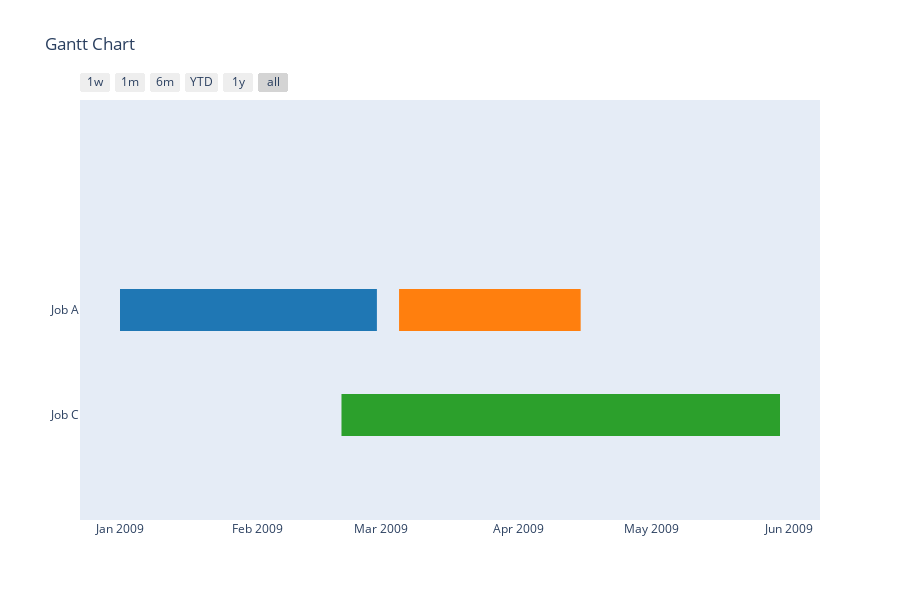

Notebook code for this chart:
### Code cell
import plotly.figure_factory as ff

df = [dict(Task="Job A", Start='2009-01-01', Finish='2009-02-28'),
      dict(Task="Job A", Start='2009-03-05', Finish='2009-04-15'),
      dict(Task="Job C", Start='2009-02-20', Finish='2009-05-30')]

fig = ff.create_gantt(df,group_tasks=True)
fig.show()

### Figure 1 — Plotly figure (JSON) as saved in the notebook; plotly's stock layout.template omitted (floating-point values rounded to 4 significant figures)
{"data": [{"fill": "toself", "fillcolor": "rgb(255, 127, 14)", "hoverinfo": "name", "legendgroup": "rgb(255, 127, 14)", "mode": "none", "name": "Job A", "type": "scatter", "x": ["2009-03-05", "2009-04-15", "2009-04-15", "2009-03-05"], "y": [0.8, 0.8, 1.2, 1.2]}, {"fill": "toself", "fillcolor": "rgb(31, 119, 180)", "hoverinfo": "name", "legendgroup": "rgb(31, 119, 180)", "mode": "none", "name": "Job A", "type": "scatter", "x": ["2009-01-01", "2009-02-28", "2009-02-28", "2009-01-01"], "y": [0.8, 0.8, 1.2, 1.2]}, {"fill": "toself", "fillcolor": "rgb(44, 160, 44)", "hoverinfo": "name", "legendgroup": "rgb(44, 160, 44)", "mode": "none", "name": "Job C", "type": "scatter", "x": ["2009-02-20", "2009-05-30", "2009-05-30", "2009-02-20"], "y": [-0.2, -0.2, 0.2, 0.2]}, {"legendgroup": "rgb(255, 127, 14)", "marker": {"color": "rgb(255, 127, 14)", "opacity": 0, "size": 1}, "mode": "markers", "name": "", "showlegend": false, "text": [null, null], "type": "scatter", "x": ["2009-03-05", "2009-04-15"], "y": [1, 1]}, {"legendgroup": "rgb(31, 119, 180)", "marker": {"color": "rgb(31, 119, 180)", "opacity": 0, "size": 1}, "mode": "markers", "name": "", "showlegend": false, "text": [null, null], "type": "scatter", "x": ["2009-01-01", "2009-02-28"], "y": [1, 1]}, {"legendgroup": "rgb(44, 160, 44)", "marker": {"color": "rgb(44, 160, 44)", "opacity": 0, "size": 1}, "mode": "markers", "name": "", "showlegend": false, "text": [null, null], "type": "scatter", "x": ["2009-02-20", "2009-05-30"], "y": [0, 0]}], "layout": {"height": 600, "hovermode": "closest", "showlegend": false, "title": {"text": "Gantt Chart"}, "xaxis": {"rangeselector": {"buttons": [{"count": 7, "label": "1w", "step": "day", "stepmode": "backward"}, {"count": 1, "label": "1m", "step": "month", "stepmode": "backward"}, {"count": 6, "label": "6m", "step": "month", "stepmode": "backward"}, {"count": 1, "label": "YTD", "step": "year", "stepmode": "todate"}, {"count": 1, "label": "1y", "step": "year", "stepmode": "backward"}, {"step": "all"}]}, "showgrid": false, "type": "date", "zeroline": false}, "yaxis": {"autorange": false, "range": [-1, 3], "showgrid": false, "ticktext": ["Job C", "Job A"], "tickvals": [0, 1], "zeroline": false}}}
